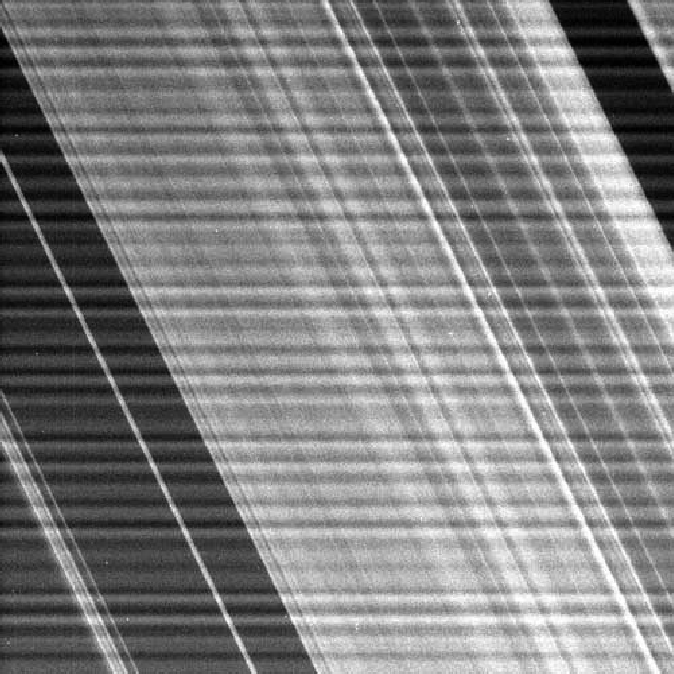
#> input picture HW3/images/Fig0465(a).tif, 674 x 674 px
$ python p1.py
#> lines starting #> are read from the running program, lines starting #| are printed output that depends on the picture
# -*- coding: utf-8 -*-
"""
Created on Wed Sep 18 15:50:26 2024

@author: jeff9
"""


import cv2
import numpy as np
import matplotlib.pyplot as plt

path = './images/Fig0465(a).tif'
img = cv2.imread(path,0)
#> img is the input picture: shape (674, 674); min 0, max 255, mean 127.9

f = np.fft.fft2(img)
fshift = np.fft.fftshift(f)
magnitude_spectrum = 20*np.log(np.abs(fshift))
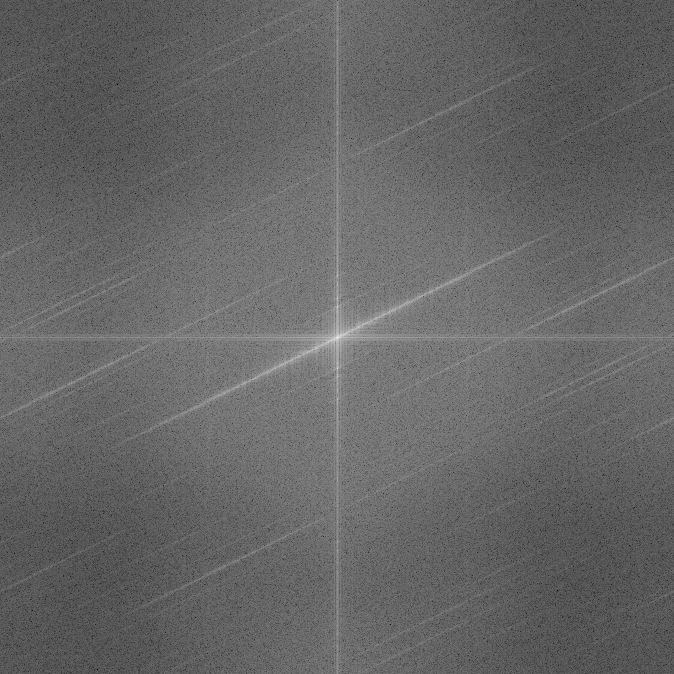
#> magnitude_spectrum: shape (674, 674) float64; min 24.75, max 357.6, mean 158; drawn with min black and max white

# plt.imshow(magnitude_spectrum ,cmap='gray')
# plt.axis('off')
# plt.show()

mask = np.ones(fshift.shape)

center= [[337,337]]
mask_range = 337
center_range = 30
width = 4

mask[center[0][0]-mask_range:center[0][0]-center_range,center[0][1]-width:center[0][1]+width] = 0
mask[center[0][0]+center_range:center[0][0]+mask_range,center[0][1]-width:center[0][1]+width] = 0


fshift = fshift*mask

ishift = np.fft.ifftshift(fshift)
iimag = np.fft.ifft2(ishift)
iimag = np.abs(iimag)
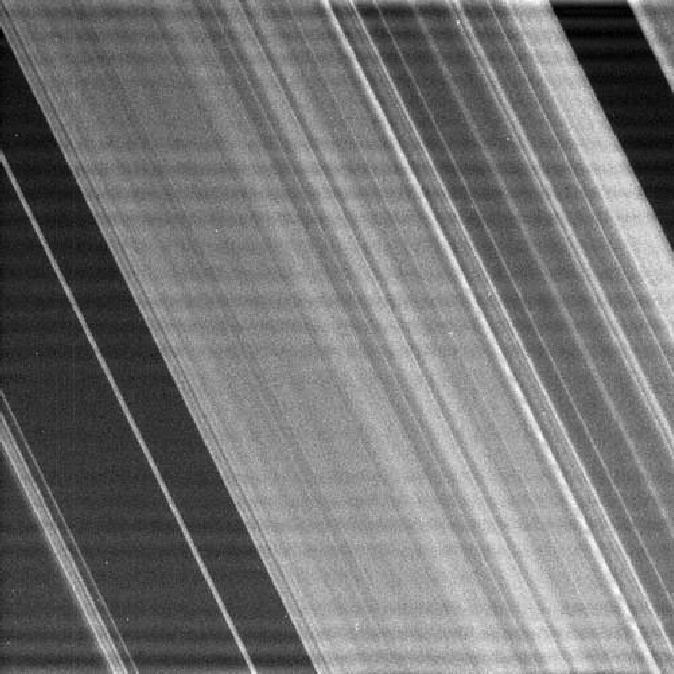
#> iimag: shape (674, 674) float64; min 0.118, max 278.7, mean 128; drawn with min black and max white

plt.imshow(iimag ,cmap='gray')
plt.axis('off')
plt.show()

# cv2.imwrite('./images/output/image_2_output.png', iimag)
